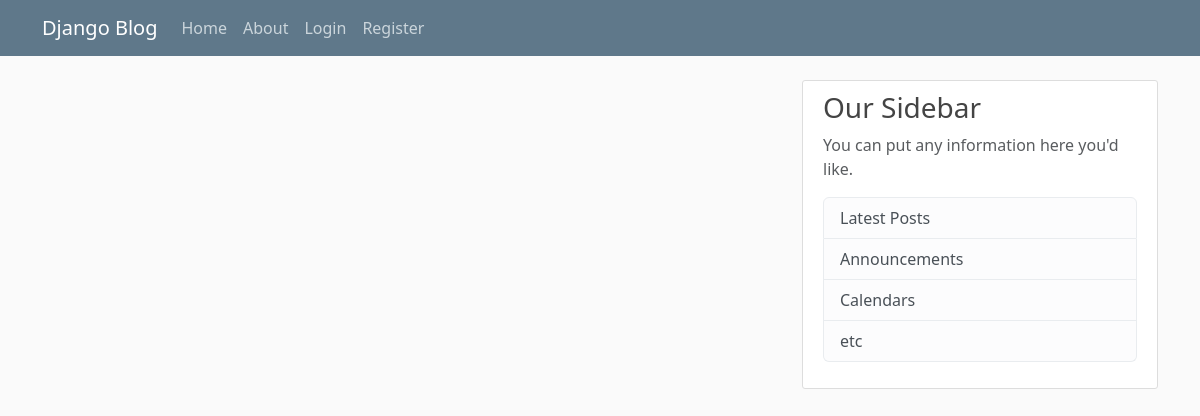
Before: / with the older database file.
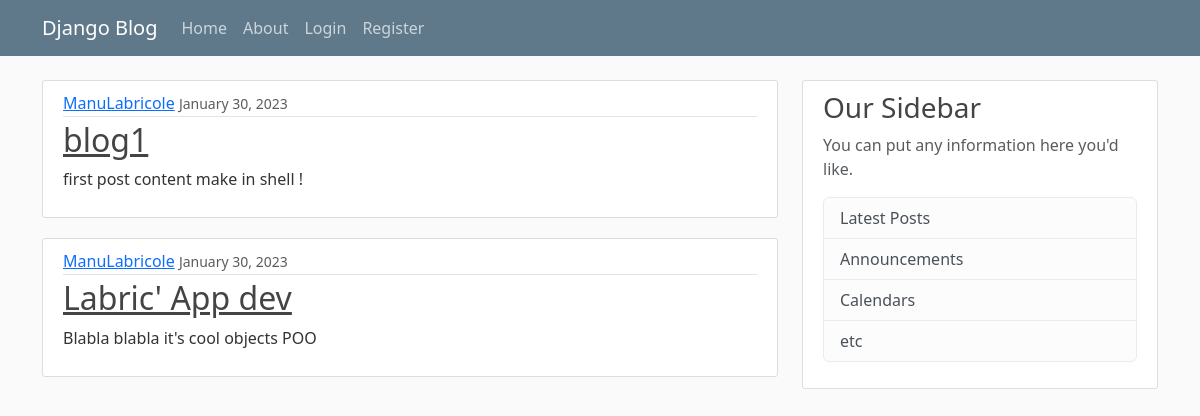
After: the same page with the newer database file.
### blog/models.py (models this page shows, shortened)
class Post(models.Model):
    title = models.CharField(max_length=200)
    content = models.TextField()
    date_posted = models.DateTimeField(default=timezone.now)
    author = models.ForeignKey(User, on_delete=models.CASCADE)

### blog/views.py (the view)
# urls.py: path("", views.home, name="blog-home"),
def home(request):
    context = {
        "posts": Post.objects.all()
    }
    return render(request, "blog/home.html", context)

### blog/templates/blog/home.html
{% extends "blog/base.html" %}
{% block content %}
{% for post in posts %}
    <article class="media content-section">
        <div class="media-body">
            <div class="article-metadata">
                <a class="mr-2" href="#">{{ post.author }}</a>
                <small class="text-muted">{{ post.date_posted | date:"F d, Y" }}</small>
            </div>
            <h2><a class="article-title" href="#">{{ post.title }}</a></h2>
            <p class="article-content">{{ post.content }}</p>
        </div>
    </article>
{% endfor %} {% endblock %}

### blog/templates/blog/base.html (shortened to what this page needs)
{% load static %}
<!DOCTYPE html>
<html>
  <head>
    <link href="https://cdn.jsdelivr.net/npm/bootstrap@5.3.0-alpha1/dist/css/bootstrap.min.css" rel="stylesheet">
    <link rel="stylesheet" type="text/css" href="{% static 'blog/main.css' %}">
  </head>
  <body>
    <header class="site-header">
      <nav class="navbar navbar-expand-md navbar-dark bg-steel fixed-top">
        <div class="container">
          <a class="navbar-brand mr-4" href="/">Django Blog</a>
          <div class="collapse navbar-collapse" id="navbarToggle">
            <div class="navbar-nav mr-auto">
              <a class="nav-item nav-link" href="{% url 'blog-home' %}">Home</a>
              <a class="nav-item nav-link" href="{% url 'blog-about' %}">About</a>
            </div>
            <div class="navbar-nav">
              <a class="nav-item nav-link" href="#">Login</a>
              <a class="nav-item nav-link" href="#">Register</a>
            </div>
          </div>
        </div>
      </nav>
    </header>
    <main role="main" class="container">
      <div class="row">
        <div class="col-md-8">
          {% block content %}{% endblock %}
        </div>
        <div class="col-md-4">
          <div class="content-section">
            <h3>Our Sidebar</h3>
            <p class='text-muted'>You can put any information here you'd like.
              <ul class="list-group">
                <li class="list-group-item list-group-item-light">Latest Posts</li>
                <li class="list-group-item list-group-item-light">Announcements</li>
                <li class="list-group-item list-group-item-light">Calendars</li>
                <li class="list-group-item list-group-item-light">etc</li>
              </ul>
            </p>
          </div>
        </div>
      </div>
    </main>
  </body>
</html>

### blog/static/blog/main.css (style rules this page uses)
body { background: #fafafa; color: #333333; margin-top: 5rem; }
h1, h2, h3, h4, h5, h6 { color: #444444; }
ul { margin: 0; }
.bg-steel { background-color: #5f788a; }
.site-header .navbar-nav .nav-link { color: #cbd5db; }
.content-section { background: #ffffff; padding: 10px 20px; border: 1px solid #dddddd; border-radius: 3px; margin-bottom: 20px; }
.article-title { color: #444444; }
.article-content { white-space: pre-line; }
.article-metadata { padding-bottom: 1px; margin-bottom: 4px; border-bottom: 1px solid #e3e3e3 }

Changed rows visible on the page:
added Post: author "ManuLabricole", date_posted "January 30, 2023", title "blog1", content "first post content make in shell !"
added Post: author "ManuLabricole", date_posted "January 30, 2023", title "Labric' App dev", content "Blabla blabla it's cool objects POO"
